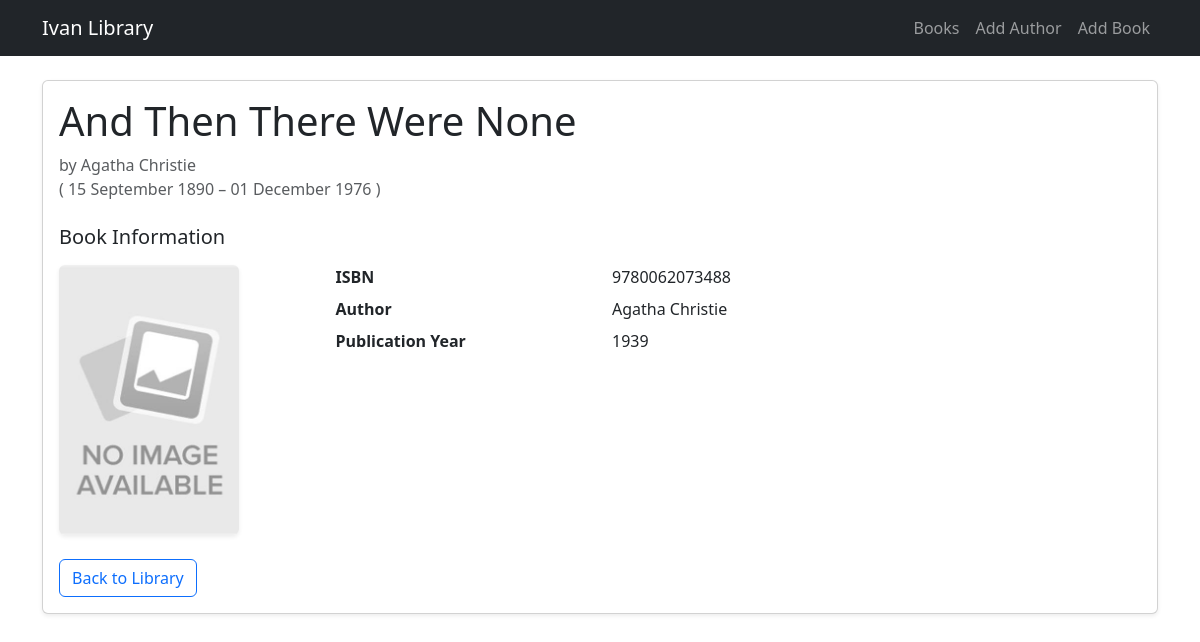
The page /book/6 on the database its author committed.
### data_models.py (models this page shows, shortened)
class Book(db.Model):
    __tablename__ = "books"
    id = db.Column(db.Integer, primary_key=True, autoincrement=True)
    isbn = db.Column(db.String, nullable=False)
    title = db.Column(db.String, nullable=False)
    publication_year = db.Column(db.Integer, nullable=False)
    author_id = db.Column(
        db.Integer,
        db.ForeignKey("authors.id"),
        nullable=False
    )
    author = db.relationship("Author", back_populates="books")

class Author(db.Model):
    __tablename__ = "authors"
    id = db.Column(db.Integer, primary_key=True, autoincrement=True)
    name = db.Column(db.String, nullable=False)
    birth_date = db.Column(db.Date, nullable=False)
    date_of_death = db.Column(db.Date, nullable=True)
    books = db.relationship(
        "Book",
        back_populates="author",
        cascade="all, delete-orphan"
    )

### app.py (the view)
@app.route("/book/<int:book_id>")
def get_book(book_id):
    book = db.session.execute(
        db.select(Book).where(Book.id == book_id)
    ).scalar_one_or_none()
    return render_template(
        "book_detail.html", book=book
    )

### templates/book_detail.html (shortened to what this page needs)
{% extends "base.html" %}
{% block content %}
<main class="book-detail">
    <article class="card shadow-sm">
        <div class="card-body">
            <header class="mb-4">
                <h1 class="card-title">{{ book.title }}</h1>
                <p class="text-muted mb-0">
                    by {{ book.author.name }} <br>
                    ( {{ book.author.birth_date.strftime('%d %B %Y') }} –
                    {% if book.author.date_of_death %}
                        {{ book.author.date_of_death.strftime('%d %B %Y') }}
                    {% else %}
                        present
                    {% endif %})
                </p>
            </header>
            <section aria-labelledby="book-information">
                <h2 id="book-information" class="h5 mb-3">
                    Book Information
                </h2>
                <div class="row align-items-start g-4">
                    <div class="col-md-3">
                        <div class="book-cover">
                            <img
                                src="https://covers.openlibrary.org/b/isbn/{{ book.isbn }}-L.jpg?default=false"
                                onerror="this.onerror=null; this.src='{{ url_for('static', filename='images/no-cover.jpg') }}';"
                                alt="Cover of {{ book.title }}"
                                class="rounded shadow-sm"
                            >
                        </div>
                    </div>
                    <div class="col-md-9">
                        <dl class="row">
                            <dt class="col-sm-4">ISBN</dt>
                            <dd class="col-sm-8">{{ book.isbn }}</dd>
                            <dt class="col-sm-4">Author</dt>
                            <dd class="col-sm-8">{{ book.author.name }}</dd>
                            <dt class="col-sm-4">Publication Year</dt>
                            <dd class="col-sm-8">{{ book.publication_year }}</dd>
                        </dl>
                    </div>
                </div>
            </section>
            <footer class="mt-4">
                <a href="{{ url_for('home') }}"
                   class="btn btn-outline-primary">
                    Back to Library
                </a>
            </footer>
        </div>
    </article>
</main>
{% endblock %}

### static/style.css (style rules this page uses)
.book-cover { width: 180px; height: 270px; }
.book-cover img { width: 100%; height: 100%; object-fit: cover; display: block; }

### rows shown on the page
Book: title "And Then There Were None", isbn "9780062073488", publication_year "1939"
Author: author.name "Agatha Christie", author.birth_date "15 September 1890", author.date_of_death "01 December 1976"
